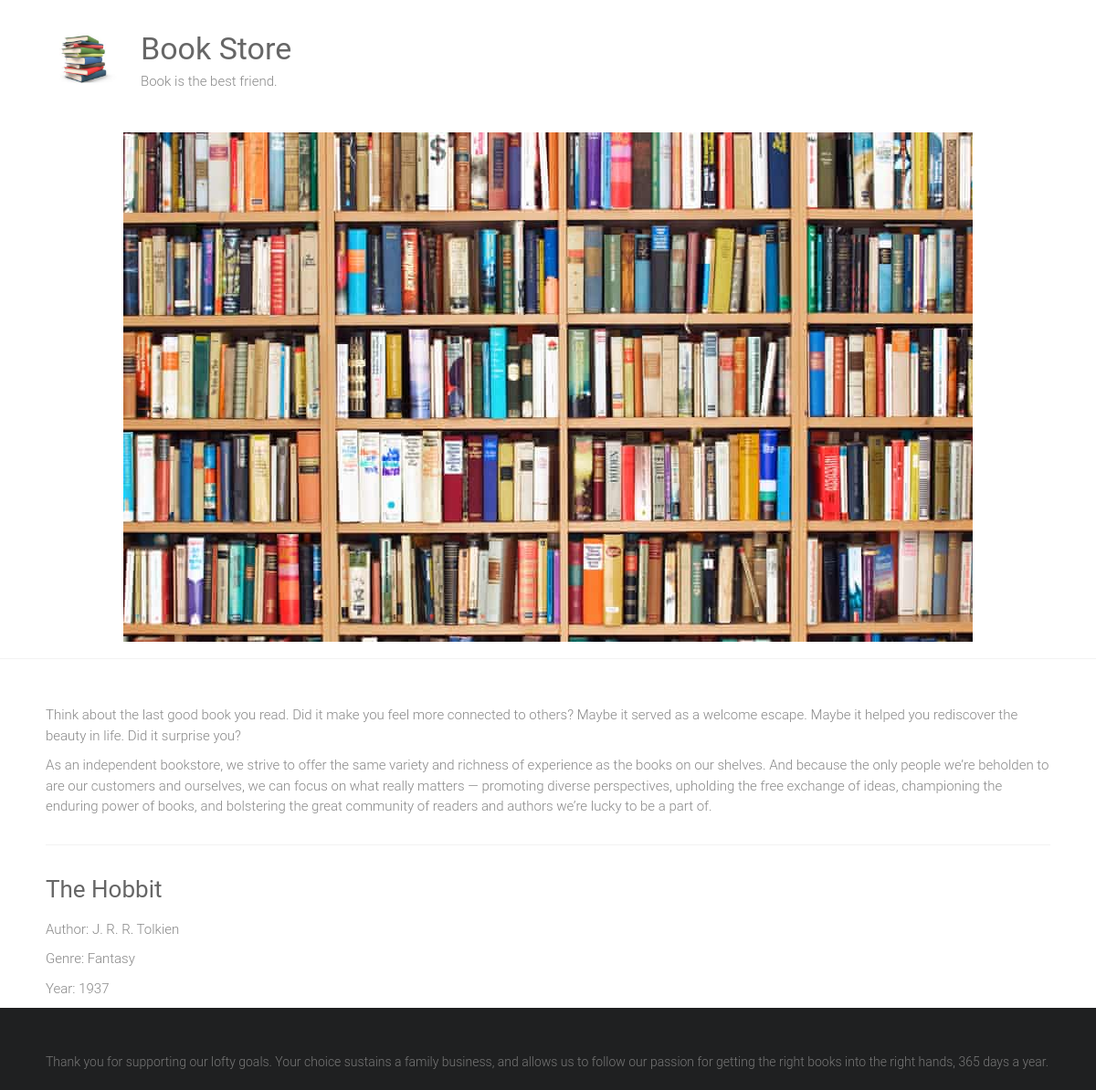
Page /sell/2/ on the committed database.
### sell/models.py (models this page shows)
class Book(models.Model):
    name=models.CharField(max_length=100)
    author=models.CharField(max_length=100)
    genre=models.CharField(max_length=50)
    year=models.IntegerField()

### sell/views.py (the view)
# urls.py: path('sell/<int:id>/', views.book_detail, name='book_detail'),
def book_detail(request, id):
    try:
       book = Book.objects.get(id=id)
    except Book.DoesNotExist:
        raise Http404('Book not found')
    return render(request, 'book_detail.html', {'book': book})

### sell/templates/book_detail.html
{% extends "base.html" %}
{% block content %}
<div>
    <h3>{{ book.name|capfirst }}</h3>
    <p>Author: {{ book.author }}</p>
    <p>Genre: {{ book.genre }}</p>
    <p>Year: {{ book.year }}</p>
</div>
{% endblock %}

### static/style.css (style rules this page uses)
html, body, div, span, applet, object, iframe, h1, h2, h3, h4, h5, h6, p, blockquote, pre, a, abbr, acronym, address, big, cite, code, del, dfn, em, font, ins, kbd, q, s, samp, small, strike, strong, sub, sup, tt, var, dl, dt, dd, ol, ul, li, fieldset, form, label, legend, table, caption, tbody, tfoot, thead, tr, th, td { border: 0; font: inherit; font-size: 100%; font-style: inherit; font-weight: inherit; margin: 0; outline: 0; padding: 0; vertical-align: baseline; }
html { overflow-y: scroll; -webkit-text-size-adjust: 100%; -ms-text-size-adjust: 100%; }
h1, h2, h3, h4, h5, h6 { color: #666666; line-height: 1.4; padding-bottom: 15px; font-weight: normal; }
h3 { font-size: 26px; }
body, button, input, select, textarea { color: #888888; font-size: 15px; line-height: 1.5; font-family: 'Roboto', sans-serif; font-weight: 300; }
p { color: #888888; font-size: 15px; line-height: 1.5; margin-bottom: 15px; font-weight: 300; }
body { background: #f2f2f2; }
body { padding-top: 30px; padding-bottom: 30px; }
body.wide { padding-top: 0; padding-bottom: 0; }
.single-page p { margin-bottom: 10px; }

### rows in the picture
Book: name "The Hobbit", author "J. R. R. Tolkien", genre "Fantasy", year "1937"
